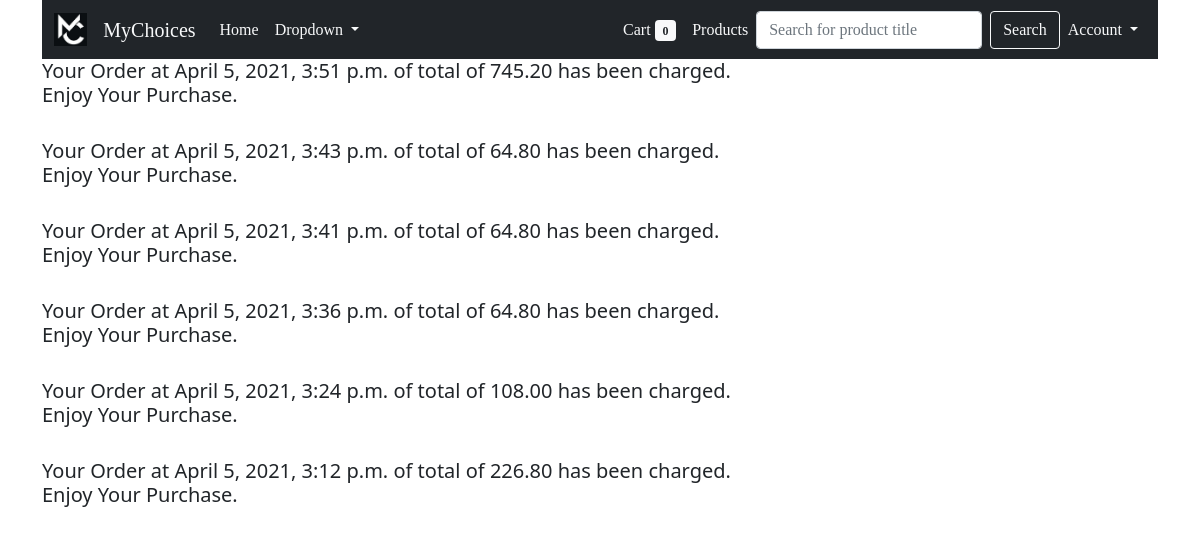
/orders/ (signed in), run on an earlier commit of the app's database.
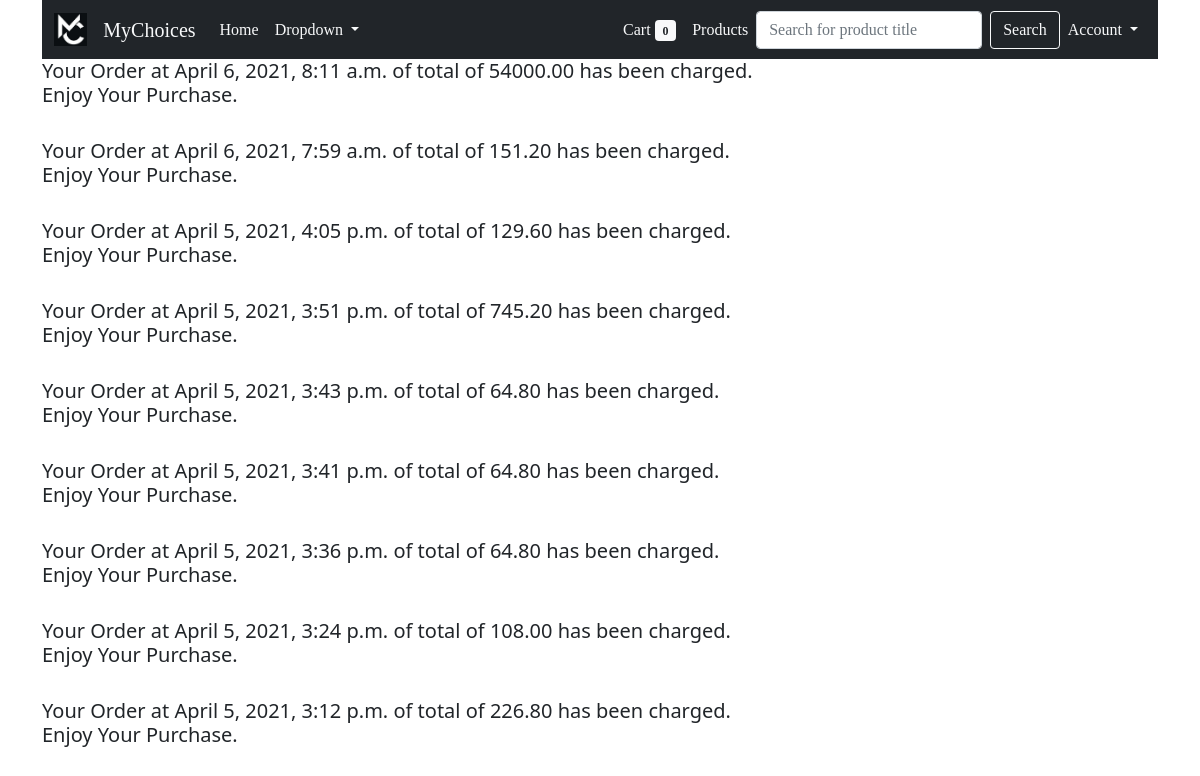
And on a later commit of the database.
### orders/models.py (models this page shows, shortened)
class Order(models.Model):
    user = models.ForeignKey(settings.AUTH_USER_MODEL,null=True,blank=True,on_delete=models.CASCADE)
    order_id = models.CharField(max_length = 120, default = "ABC" , unique = True)
    cart = models.ForeignKey(Cart,on_delete=models.CASCADE)
    status = models.CharField(max_length = 120, choices = STATUS_CHOICES, default = "Started")
    shipping_address = models.ForeignKey(UserAddress, related_name='shipping_address', on_delete=models.CASCADE, null=True,blank=True)
    billing_address = models.ForeignKey(UserAddress, related_name='billing_address', on_delete=models.CASCADE, null=True,blank=True)
    timestamp = models.DateTimeField(default=timezone.now)
    updated = models.DateTimeField(default=timezone.now)
    sub_total = models.DecimalField(default=10.99, max_digits=1000, decimal_places= 2)
    tax_total = models.DecimalField(default=0.00, max_digits=1000, decimal_places= 2)
    final_total = models.DecimalField(default=10.99, max_digits=1000, decimal_places= 2)
    class Meta:
        ordering = ['-timestamp']

### orders/views.py (the view)
# urls.py: re_path(r'^orders/$', orderviews.orders, name = 'user_order'),
def orders(request):
    context = {}
    template = "orders/user.html"
    return render(request, template, context)

### templates/orders/user.html (shortened to what this page needs)
{% extends 'base.html' %}
{% block content %}
{% for order in user.order_set.all %}
<h5>
    Your Order at {{order.updated}} of total of {{order.final_total}} has been charged. <br>
    Enjoy Your Purchase. <br><br>
</h5>
{% endfor %}
{% endblock %}

### templates/base.html (shortened to what this page needs)
{% load static %}
<!DOCTYPE html>
<html lang="en">
<head>
  <link rel = "stylesheet" href  = '{% static "css/bootstrap.min.css" %}'>
</head>
<body>
  <div class="container">
    {% include 'navbar.html' %}
    {% block content %}
    {% endblock %}
  </div>
</body>
</html>

### templates/navbar.html (shortened to what this page needs)
{% load static %}
<nav class="navbar navbar-expand-lg bg-dark" style="font-family: cursive;">
      <div class="container-fluid ">
        <a class="navbar-brand" href="{% url 'home' %}">
          <img class ="d-flex flex-wrap align-items-center" src="{% static 'img/MyChoices.jpg' %}" style="height: 25pt; width: 25pt;">
        </a>
        <a class="text-light navbar-brand" href="{% url 'home' %}">MyChoices</a>
        <div class="collapse navbar-collapse" id="navbarSupportedContent">
          <ul class="navbar-nav me-auto mb-2 mb-lg-0">
            <li class="nav-item">
              <a class="text-light nav-link active" aria-current="page" href="{% url 'home' %}">Home</a>
            </li>
            <li class="nav-item dropdown">
              <a class="text-light nav-link dropdown-toggle" href="#" id="navbarDropdown" role="button" data-bs-toggle="dropdown" aria-expanded="false">
                Dropdown
              </a>
            </li>
          </ul>
          <ul class="d-flex navbar-nav">
            <li class="nav-item">
              <a class="text-light nav-link active" aria-current="page" href="{% url 'cart' %}">
                Cart
                <span class="badge bg-light text-dark" style="display: inline-block;">
                  {% if not request.session.items_total %}
                  0
                  {% else %}
                  {{request.session.items_total}}
                  {% endif %}
                </span>
              </a>
            </li>
            <li class="nav-item">
              <a class="text-light nav-link active" aria-current="page" href="{% url 'products' %}">Products</a>
            </li>
          </ul>
          <form class="d-flex" action = "/s/">
            <input class="form-control me-2" type="search" placeholder="Search for product title" name = "q" aria-label="Search">
            <button class="btn btn-outline-light" type="submit">Search</button>
          </form>
          <ul class="navbar-nav">
            {% if user.is_authenticated  %}
            <li class="nav-item dropdown">
              <a class="text-light nav-link dropdown-toggle" href="#" id="navbarDropdown" role="button" data-bs-toggle="dropdown" aria-expanded="false">
                Account
              </a>
            </li>
            {% endif %}
          </ul>
        </div>
      </div>
    </nav>

What changed in the data, as far as the page shows it:
added Order: updated "April 6, 2021, 8:11 a.m.", final_total "54000.00"
added Order: updated "April 6, 2021, 7:59 a.m.", final_total "151.20"
added Order: updated "April 5, 2021, 4:05 p.m.", final_total "129.60"
